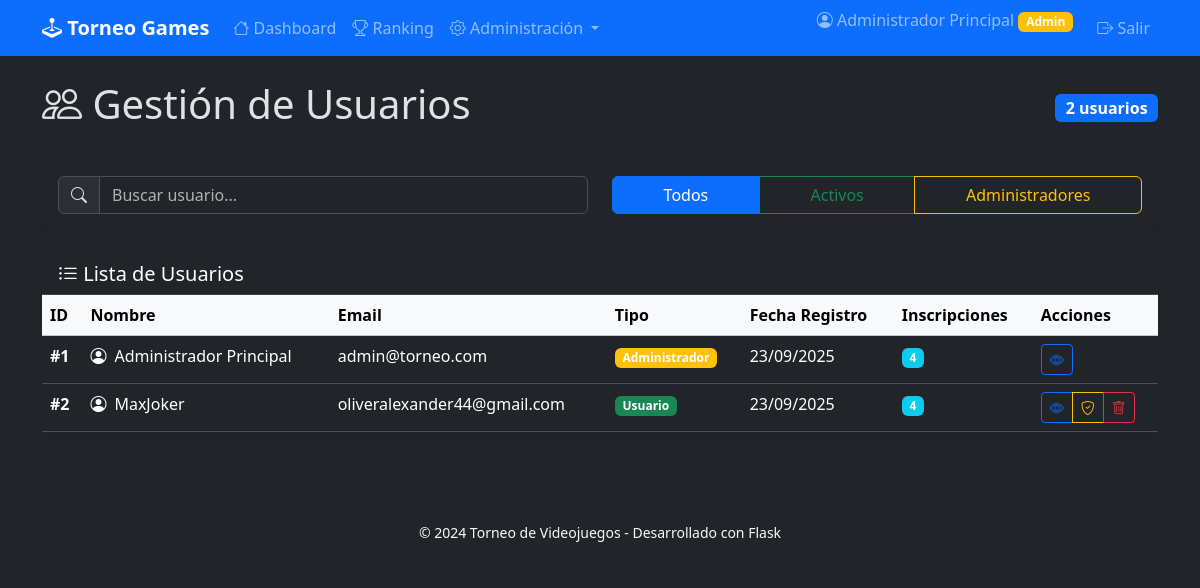
/admin/usuarios (signed in), run on the app's committed database.
### app/models.py (models this page shows, shortened)
class Usuario(db.Model, UserMixin):
    id = db.Column(db.Integer, primary_key=True)
    email = db.Column(db.String(100), unique=True, nullable=False)
    password = db.Column(db.String(200), nullable=False)
    nombre = db.Column(db.String(100), nullable=False)
    es_admin = db.Column(db.Boolean, default=False)
    fecha_registro = db.Column(db.DateTime, default=datetime.utcnow)  # Cambiado a utcnow
    participaciones = db.relationship('Participante', backref='usuario', lazy=True, cascade='all, delete-orphan')

### app/routes.py (the view)
@main.route('/admin/usuarios')
@login_required
def admin_usuarios():
    if not es_admin():
        return redirect(url_for('main.dashboard'))
    usuarios = Usuario.query.order_by(Usuario.fecha_registro.desc()).all()
    return render_template('admin/usuarios.html', usuarios=usuarios)

### app/routes.py (called while the page is built)
def es_admin():
    return current_user.is_authenticated and current_user.es_admin

### app/templates/admin/usuarios.html (shortened to what this page needs)
{% extends "base.html" %}
{% block content %}
<div class="d-flex justify-content-between align-items-center mb-4">
    <h1><i class="bi bi-people"></i> Gestión de Usuarios</h1>
    <div>
        <span class="badge bg-primary fs-6">{{ usuarios|length }} usuarios</span>
    </div>
</div>
<div class="card mb-4">
    <div class="card-body">
        <div class="row">
            <div class="col-md-6">
                <div class="input-group">
                    <span class="input-group-text"><i class="bi bi-search"></i></span>
                    <input type="text" class="form-control" placeholder="Buscar usuario..." id="buscarUsuario">
                </div>
            </div>
            <div class="col-md-6">
                <div class="btn-group w-100">
                    <button class="btn btn-outline-primary active" data-filter="todos">Todos</button>
                    <button class="btn btn-outline-success" data-filter="activos">Activos</button>
                    <button class="btn btn-outline-warning" data-filter="admins">Administradores</button>
                </div>
            </div>
        </div>
    </div>
</div>
<div class="card">
    <div class="card-header bg-dark text-white">
        <h5 class="mb-0"><i class="bi bi-list-ul"></i> Lista de Usuarios</h5>
    </div>
    <div class="card-body p-0">
        <div class="table-responsive">
            <table class="table table-hover mb-0" id="tablaUsuarios">
                <thead class="table-light">
                    <tr>
                        <th>ID</th>
                        <th>Nombre</th>
                        <th>Email</th>
                        <th>Tipo</th>
                        <th>Fecha Registro</th>
                        <th>Inscripciones</th>
                        <th>Acciones</th>
                    </tr>
                </thead>
                <tbody>
                    {% for usuario in usuarios %}
                    <tr data-tipo="{{ 'admin' if usuario.es_admin else 'usuario' }}">
                        <td><strong>#{{ usuario.id }}</strong></td>
                        <td>
                            <div class="d-flex align-items-center">
                                <i class="bi bi-person-circle me-2"></i>
                                {{ usuario.nombre }}
                            </div>
                        </td>
                        <td>{{ usuario.email }}</td>
                        <td>
                            <span class="badge bg-{{ 'warning' if usuario.es_admin else 'success' }}">
                                {{ 'Administrador' if usuario.es_admin else 'Usuario' }}
                            </span>
                        </td>
                        <td>{{ usuario.fecha_registro.strftime('%d/%m/%Y') }}</td>
                        <td>
                            <span class="badge bg-info">{{ usuario.participaciones|length }}</span>
                        </td>
                        <td>
                            <div class="btn-group btn-group-sm">
                                <button class="btn btn-outline-primary" title="Ver detalles">
                                    <i class="bi bi-eye"></i>
                                </button>
                                {% if not usuario.es_admin %}
                                <button class="btn btn-outline-warning" title="Hacer admin">
                                    <i class="bi bi-shield-check"></i>
                                </button>
                                {% endif %}
                                {% if usuario.id != current_user.id %}
                                <button class="btn btn-outline-danger" title="Eliminar">
                                    <i class="bi bi-trash"></i>
                                </button>
                                {% endif %}
                            </div>
                        </td>
                    </tr>
                    {% endfor %}
                </tbody>
            </table>
        </div>
    </div>
</div>
{% endblock %}

### app/templates/base.html (shortened to what this page needs)
<!DOCTYPE html>
<html lang="es" data-bs-theme="dark">
<head>
    <link href="https://cdn.jsdelivr.net/npm/bootstrap@5.3.2/dist/css/bootstrap.min.css" rel="stylesheet">
    <link rel="stylesheet" href="https://cdn.jsdelivr.net/npm/bootstrap-icons@1.11.1/font/bootstrap-icons.css">
</head>
<body>
    <nav class="navbar navbar-expand-lg navbar-dark bg-primary">
        <div class="container">
            <a class="navbar-brand" href="{{ url_for('main.dashboard') }}">
                <i class="bi bi-joystick"></i> Torneo Games
            </a>
            <div class="collapse navbar-collapse" id="navbarNav">
                {% if current_user.is_authenticated %}
                <ul class="navbar-nav me-auto">
    <li class="nav-item">
        <a class="nav-link" href="{{ url_for('main.dashboard') }}">
            <i class="bi bi-house"></i> Dashboard
        </a>
    </li>
    <li class="nav-item">
        <a class="nav-link" href="{{ url_for('main.ranking_global') }}">
            <i class="bi bi-trophy"></i> Ranking
        </a>
    </li>
    {% if current_user.es_admin %}
    <li class="nav-item dropdown">
        <a class="nav-link dropdown-toggle" href="#" role="button" data-bs-toggle="dropdown">
            <i class="bi bi-gear"></i> Administración
        </a>
    </li>
    {% endif %}
</ul>
                <ul class="navbar-nav">
                    <li class="nav-item">
                        <span class="navbar-text me-3">
                            <i class="bi bi-person-circle"></i> {{ current_user.nombre }}
                            {% if current_user.es_admin %}<span class="badge bg-warning">Admin</span>{% endif %}
                        </span>
                    </li>
                    <li class="nav-item">
                        <a class="nav-link" href="{{ url_for('auth.logout') }}">
                            <i class="bi bi-box-arrow-right"></i> Salir
                        </a>
                    </li>
                </ul>
                {% endif %}
            </div>
        </div>
    </nav>
    <main class="container py-4">
        {% block content %}{% endblock %}
    </main>
    <footer class="bg-dark text-light py-3 mt-5">
        <div class="container text-center">
            <small>&copy; 2024 Torneo de Videojuegos - Desarrollado con Flask</small>
        </div>
    </footer>
</body>
</html>

### app/templates/base.html (style rules this page uses)
.navbar-brand { font-weight: 600; }
.card { border: none; box-shadow: 0 0.125rem 0.25rem rgba(0, 0, 0, 0.075); }

### data on the page
Usuario: nombre "Administrador Principal", id "1", email "admin@torneo.com", es_admin "Administrador", fecha_registro "23/09/2025", participaciones|length "4"
Usuario: id "2", nombre "MaxJoker", email "oliveralexander44@gmail.com", es_admin "Usuario", fecha_registro "23/09/2025", participaciones|length "4"

### other printed values
{{ usuarios|length }} "2"
